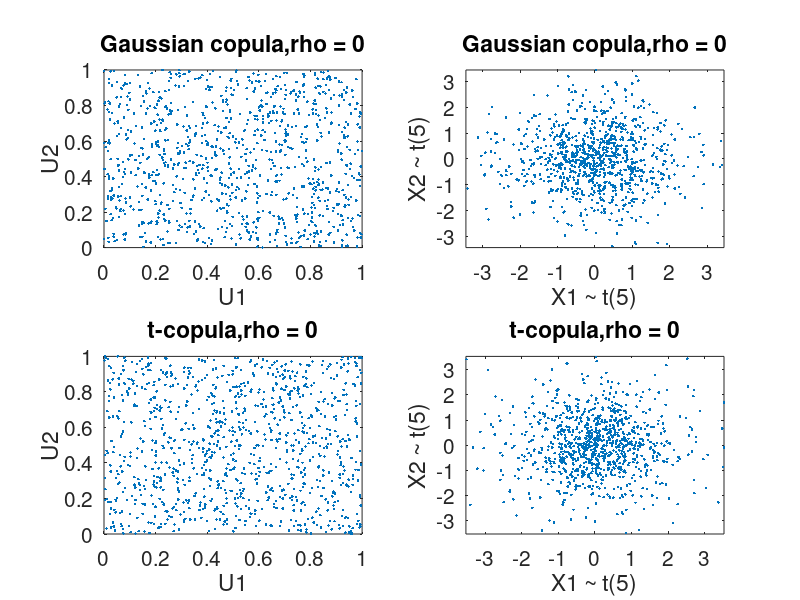

The MATLAB source for this figure:
clear; clc;

%%  generate bivariate t-dist with Gaussian copula

%global params
dim = 2;
m = 1000;
df_m = 5;   %degree of freedom of marginal t-dist
rho = 0;  %pairwise correlation


Corr_mat = (1-rho)*eye(dim) + rho*ones(dim);    %correlation matrix
mu = zeros(1,dim);     

Z = mvnrnd(mu, Corr_mat, m);    %maginals of Z are normal 
U = normcdf(Z,0,1);     %use the grade (feed marginals into their own cdf) to make uniform marginals
subplot(2,2,1);
plot(U(:,1),U(:,2),'.');
title(['Gaussian copula,rho = ',num2str(rho)]);
xlabel('U1');
ylabel('U2');
set(gca,'FontSize',15)


X = [tinv(U(:,1),df_m) tinv(U(:,2),df_m)];      %inverse transform of marginal cdf^(-1) to desired cdf
subplot(2,2,2);
plot(X(:,1),X(:,2),'.');
title(['Gaussian copula,rho = ',num2str(rho)]);
xlabel(['X1 ~ t(',num2str(df_m),')']);
ylabel(['X2 ~ t(',num2str(df_m),')']);
q = quantile(X(:,1),0.99)
xlim([-q,q]);
ylim([-q,q]);
set(gca,'FontSize',15)

%%  generate bivariate t-dist with t-copula

nu = 5;     %degree of freedom of the copula

T = mvtrnd(Corr_mat,nu, m);    %maginals of T are t-dist
U = tcdf(T,nu);     %use same specs cdf to get the grade
subplot(2,2,3);
plot(U(:,1),U(:,2),'.');
title(['t-copula,rho = ',num2str(rho)]);
xlabel('U1');
ylabel('U2');
set(gca,'FontSize',15)


X = [tinv(U(:,1),df_m) tinv(U(:,2),df_m)];     %inverse transform of marginal cdf^(-1) to desired cdf
subplot(2,2,4);
plot(X(:,1),X(:,2),'.');
title(['t-copula,rho = ',num2str(rho)]);
xlabel(['X1 ~ t(',num2str(df_m),')']);
ylabel(['X2 ~ t(',num2str(df_m),')']);
q = quantile(X(:,1),0.99)
xlim([-q,q]);
ylim([-q,q]);
set(gca,'FontSize',15)
